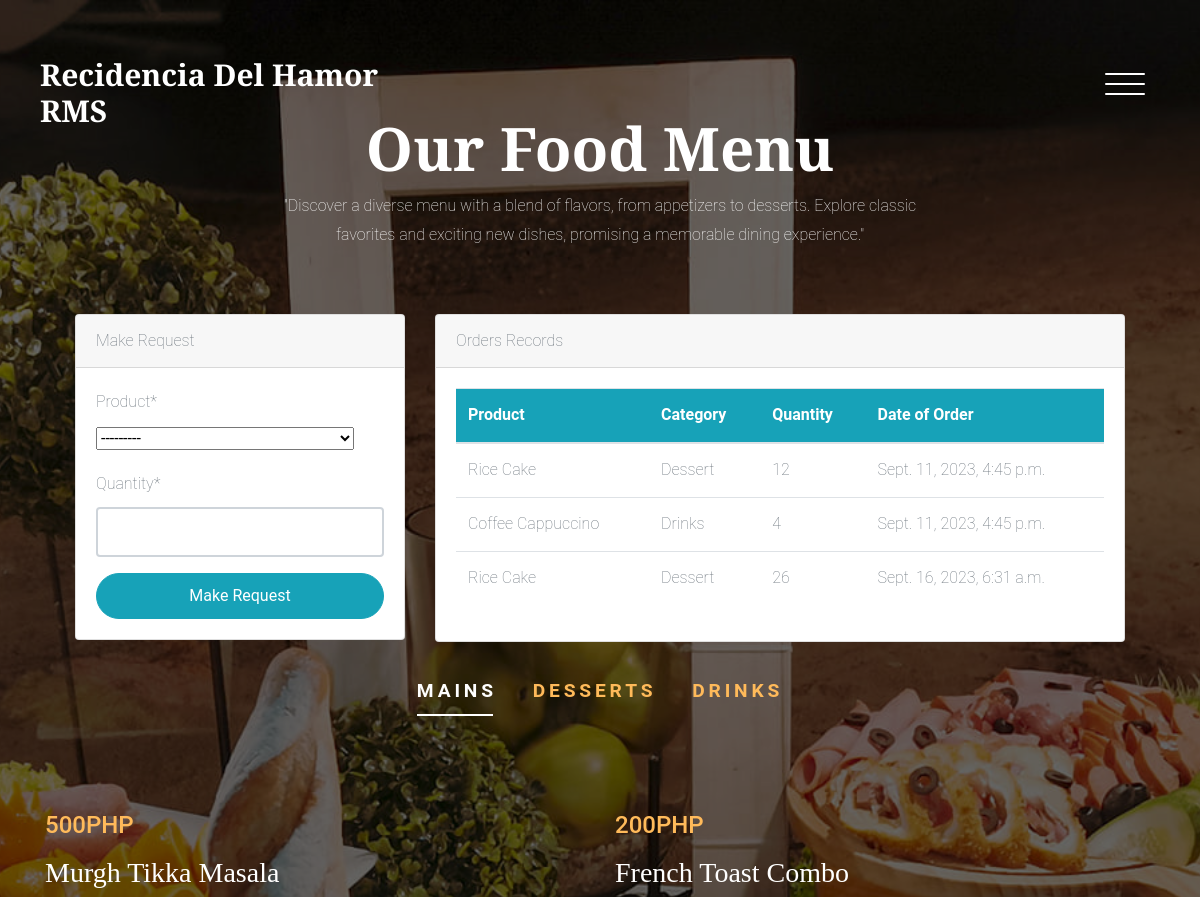
/food_list/ (signed in, upper part), run on an earlier commit of the app's database.
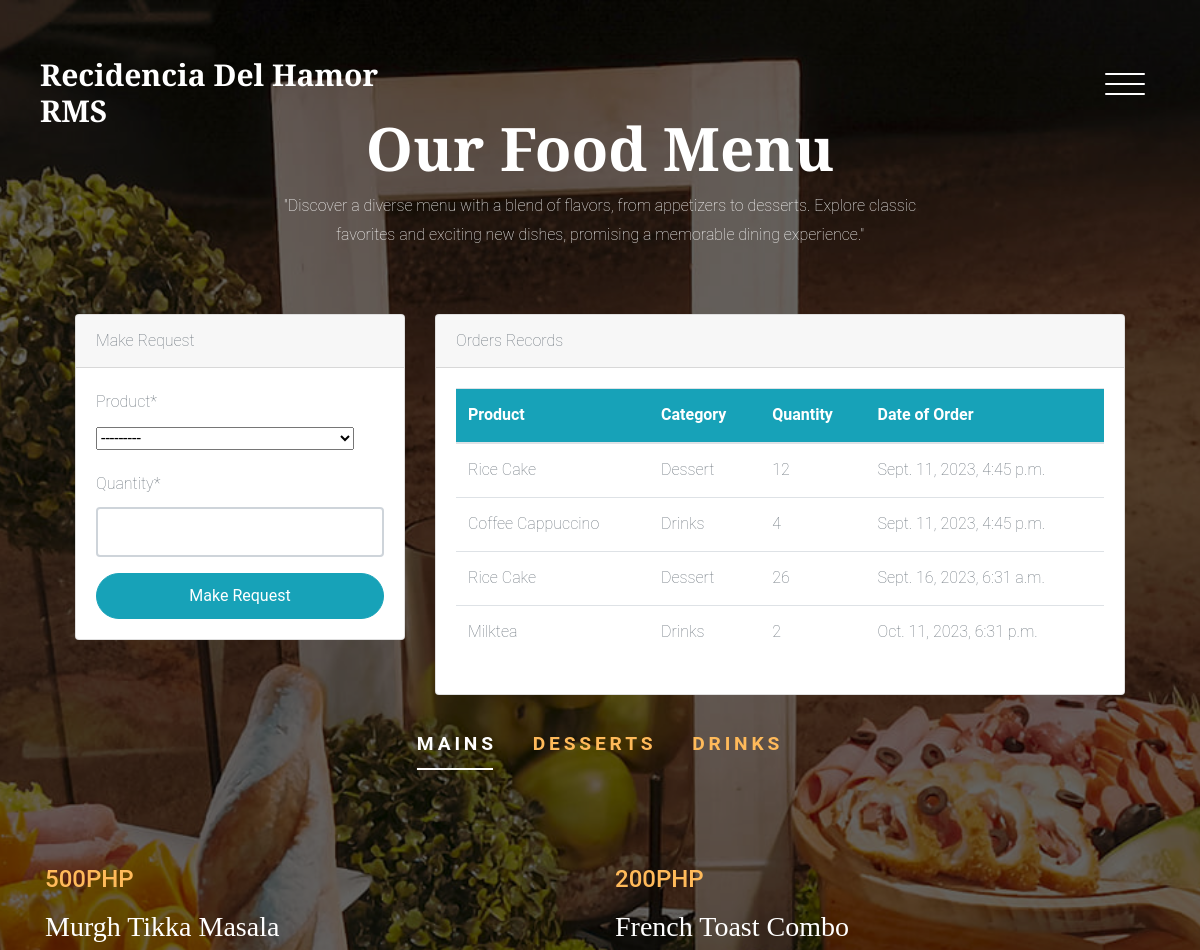
And on a later commit of the database.
### dashboard/models.py (models this page shows, shortened)
class Order(models.Model):
    product = models.ForeignKey(Product, on_delete=models.CASCADE, null=True)
    staff = models.ForeignKey(User, on_delete=models.CASCADE, null=True)
    order_quantity = models.PositiveIntegerField(null=True)
    date = models.DateTimeField(auto_now_add=True)
    class Meta:
        verbose_name_plural = 'Orders'

class Product(models.Model):
    name = models.CharField(max_length=100, null=True)
    category = models.CharField(max_length=20, choices=CATEGORY, null=True)
    quantity = models.PositiveIntegerField(null=True)
    price = models.IntegerField(null=True)
    class Meta:
        verbose_name_plural = 'Products'
    def __str__(self):
        return f'{self.name} ({self.quantity} available)'

### dashboard/views.py (the view)
# urls.py: path('food_list/', views.food_list, name='foodlist'),
@login_required
def food_list(request):
    product = Product.objects.all()
    orders = Order.objects.all()
    if request.method == 'POST':
        form = OrderForm(request.POST)
        if form.is_valid():
            instance = form.save(commit=False)
            instance.staff = request.user
            instance.save()
        return redirect('foodlist')
    else:
        form = OrderForm()
    context = {
        'form': form,
        'product': product,
        'orders': orders,
    }
    return render(request, 'dashboard/food_list.html', context)

### dashboard/forms.py
class OrderForm(forms.ModelForm):
    product = forms.ModelChoiceField(queryset=Product.objects.all(), label='Product')
    order_quantity = forms.IntegerField(label='Quantity')
    class Meta:
        model = Order
        fields = ['product', 'order_quantity']

### templates/dashboard/food_list.html (shortened to what the changed rows need)
{% extends 'partials/costumer_base.html' %}
{% load static %}
{% load crispy_forms_tags %}
{% block content %}
<section class="section bg-image overlay" style="background-image: url({% static 'images/food-2.jpg' %});">
    <div class="container">
      <div class="row justify-content-center text-center mb-5">
        <div class="col-md-7">
          <h2 class="heading text-white" data-aos="fade">Our Food Menu</h2>
        </div>
      </div>
      <div class="container transparent-background">
        <div class="container">
          <div class="row mt-4">
              <div class="col-md-8">
                  <div class="card">
                      <div class="card-body">
                          <table class="table bg-white">
                              <thead class="bg-info text-white">
                                  <tr>
                                      <th scope="col">Product</th>
                                      <th scope="col">Category</th>
                                      <th scope="col">Quantity</th>
                                      <th scope="col">Date of Order</th>
                                  </tr>
                              </thead>
                              <tbody>
                                  {% for order in orders %}
                                  {% if order.staff == user %}
                                  <tr>
                                      <td>{{ order.product.name }}</td>
                                      <td>{{ order.product.category }}</td>
                                      <td>{{ order.order_quantity }}</td>
                                      <td>{{ order.date }}</td>
                                  </tr>
                                  {% endif %}
                                  {% endfor %}
                              </tbody>
                          </table>
                      </div>
                  </div>
              </div>
          </div>
      </div>
      </div>
    </div>
  </section>
{% endblock %}

What changed in the data, as far as the page shows it:
added Order: product.name "Milktea", product.category "Drinks", order_quantity "2", date "Oct. 11, 2023, 6:31 p.m."
